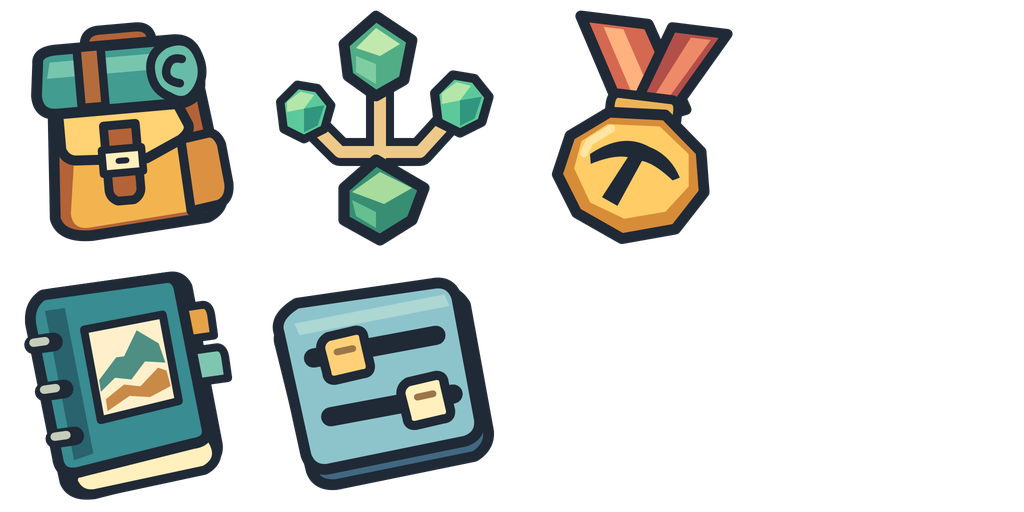
#> input picture art/hud/FieldKit.png, 1024 x 512 px
$ python bake_field_kit.py
#> lines starting #> are read from the running program, lines starting #| are printed output that depends on the picture
"""Regenerate the bundled HUD pixels after editing FieldKit.png (Pillow, zstandard)."""

import base64
from pathlib import Path

from PIL import Image
import zstandard


def main():
    folder = Path(__file__).resolve().parent
    with Image.open(folder / "FieldKit.png") as atlas:
#> atlas is the input picture: PIL image 1024x512 RGBA; mean R, G, B, A 31.6, 34.9, 30.9, 76.2
        if atlas.size != (1024, 512):
            raise ValueError("FieldKit.png must be a 1024 by 512 atlas with 256px tiles")
        preview = atlas.convert("RGBA").resize((512, 256), Image.Resampling.LANCZOS)
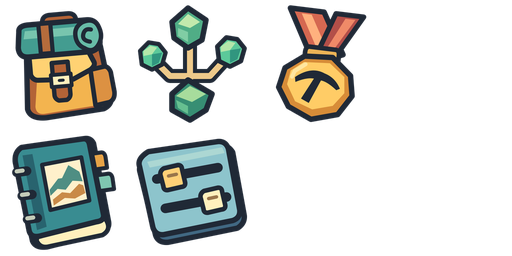
#> preview: PIL image 512x256 RGBA; mean R, G, B, A 31.7, 35.2, 31.4, 76.2; transparent parts drawn white
    packed = zstandard.ZstdCompressor(level=19).compress(preview.tobytes())
    output = folder.parents[1] / "src" / "client" / "FieldKit" / "Pixels.txt"
    output.write_bytes(base64.b64encode(packed))


if __name__ == "__main__":
    main()
#> (the call stopped at in main, `packed = zstandard.ZstdCompressor(level=19).compress(preview.tobytes())`: zstandard is not available in this run)
